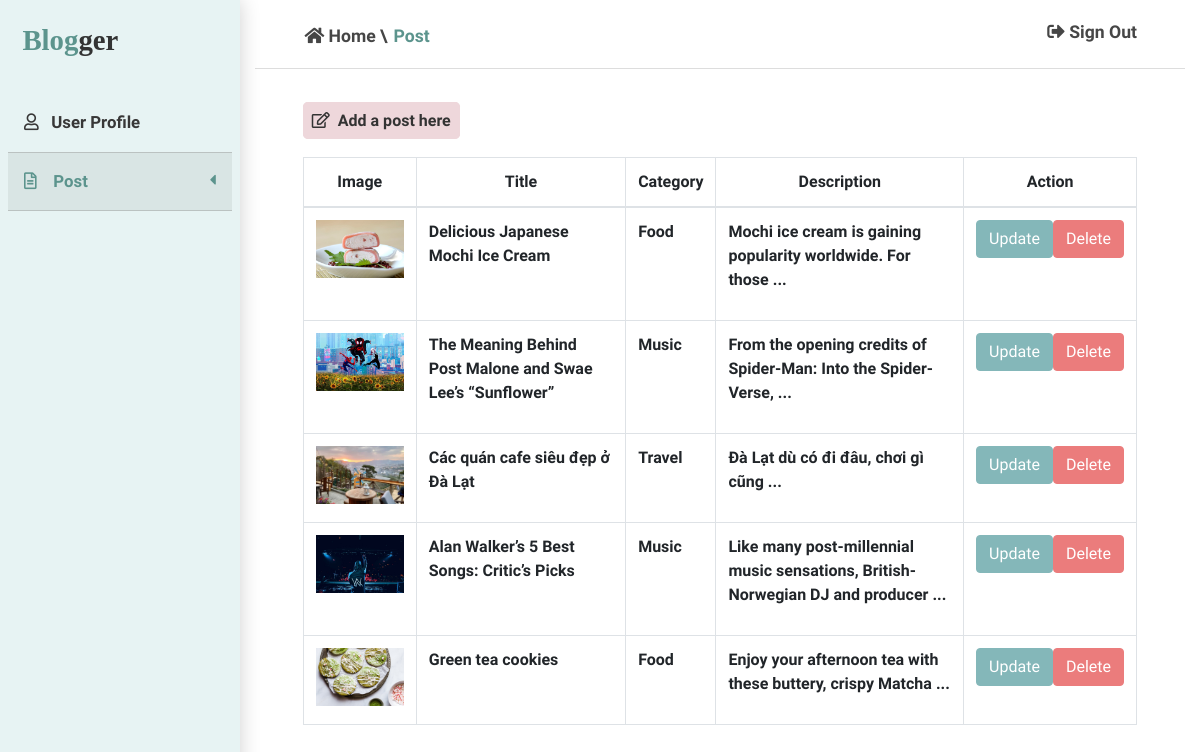
The page /post/customize/ (signed in) on the database its author committed.
### blog/models.py (models this page shows, shortened)
class Post(models.Model):
    author = models.ForeignKey(User, on_delete=models.CASCADE)
    title = models.CharField(max_length=100)
    description = models.TextField(default="This is a post description")
    coverImage = models.ImageField(default="default_post.jpg", upload_to="posts/")
    content = models.TextField()
    category = models.ForeignKey(Category, on_delete=models.SET_NULL, null=True)
    dateCreated = models.DateTimeField(auto_now_add=True, null=True, blank=True)
    @property
    def briefDescription(self):
        words = self.description.split(" ")
        if len(words) < 10:
            return self.description
        newWords = " ".join([word for index, word in enumerate(words) if index < 9])
        return f"{newWords} ..."
    class Meta:
        ordering = ["-dateCreated"]

class Category(models.Model):
    name = models.CharField(max_length=100)

### blog/views.py (the view)
# urls.py: path("post/customize/", views.postCustomize, name="postCustomize"),
@login_required(login_url="login")
def postCustomize(request):
    posts = Post.objects.filter(author=request.user)
    context = {"posts": posts}
    return render(request, "postCustom.html", context)

### blog/templates/postCustom.html (shortened to what this page needs)
{% load static %}
<!DOCTYPE html>
<html lang="en">
<head>
    <link rel="stylesheet" href="https://cdn.jsdelivr.net/npm/bootstrap@4.6.0/dist/css/bootstrap.min.css">
    <link rel="stylesheet" href="https://cdnjs.cloudflare.com/ajax/libs/font-awesome/5.15.3/css/all.min.css">
    <link rel="stylesheet" href="{% static './css/customize.css' %}">
</head>
<body>
    <div class="container-fluid">
        {% include "components/customizeSidebar.html" %}
        <div class="myMain">
            <div class="banner">
                <span class="ml-5">
                    <a title="other_path" href="{% url 'bloggerHome' request.user.email %}"><i class="fas fa-home"></i> Home </a>\
                    <a  title="current_path" href="{% url 'postCustomize' %}">Post</a>
                </span>
                <span class="mr-5">
                    <a href="{% url 'logout' %}"><i class="fas fa-sign-out-alt"></i> Sign Out</a>
                </span>
            </div>
            <div class="row posts">
                <div class="col">
                    <a href="{% url 'postCreate' %}"><i class="far fa-edit"></i>&nbsp Add a post here</a>
                </div>
            </div>
            <div class="row pl-5 pr-5 pt-4" title="postPage">
                <div class="col">
                    <table class="table table-bordered" title="postPage">
                        <thead class="text-center">
                            <tr>
                                <th scope="col">Image</th>
                                <th scope="col">Title</th>
                                <th scope="col">Category</th>
                                <th scope="col" >Description</th>
                                <th scope="col">Action</th>
                            </tr>
                        </thead>
                        <tbody>
                            {% for post in posts %}
                            <tr>
                                <td>
                                    <img src="{{ post.coverImage.url }}" alt="">
                                </td>
                                <td>
                                    <p>{{ post.title }}</p>
                                </td>
                                <td>
                                    <p>{{ post.category.name }}</p>
                                </td>
                                <td>
                                    <p>
                                        {{ post.briefDescription }}
                                    </p>
                                </td>
                                <td>
                                    <div class="action">
                                        <button type="submit" class="btn" name="update"><a href="{% url 'postEdit' post.id %}">Update</a></button>
                                        <button type="submit" class="btn" name="delete"><a class="delete" href="{% url 'postDelete' post.id %}">Delete</a></button>
                                    </div>
                                </td>
                            </tr>
                            {% endfor %}
                        </tbody>
                    </table>
                </div>
            </div>
        </div>
    </div>
</body>
</html>

### static/css/customize.css (style rules this page uses)
:root { --black:#333333; --light-back: #464646; --grey:#bbbaba; --light-green: #93c0bb; --dark-green: #5c948d; }
body { background-color: white; font-family: "Quicksand", sans-serif; font-weight: 600; }
.container-fluid { padding-left: 0; }
.myMain { display: inline; width: 78.5%; float: right; }
.myMain .banner { height: 4.3rem; border-bottom: .09rem #dddddd solid; }
.myMain .banner span.mr-5 { float: right; color: var(--light-back); margin-top: 2%; }
.myMain .banner span.mr-5 a { margin-left: .8rem; text-decoration: none; font-size: 1.1rem; color: var(--light-back); }
.myMain .banner span.ml-5 { float: left; color: var(--light-back); margin-top: 2.5%; font-size: 1.1rem; }
.myMain .banner span.ml-5 a { margin-left: .1rem; text-decoration: none; color: var(--light-back); }
.myMain .banner span.ml-5 a[title="current_path"] { color: var(--dark-green); }
.myMain .banner span.ml-5 a[title="other_path"] { color: var(--light-back); }
div table[title="postPage"] td div.action { width: 100%; display: flex; align-items: center; justify-content: space-evenly; }
div table[title="postPage"] td button[name="update"] { background-color: #84b7b9; border: .1rem solid #84b7b9; color: white; }
div table[title="postPage"] td button[name="delete"] a, div table[title="postPage"] td button[name="update"] a { text-decoration: none; color: white; }
div table[title="postPage"] td button[name="delete"] { background-color: #eb7c7c; border: .1rem solid #eb7c7c; color: white; }
div table[title="postPage"] td img { width: 5.5rem; object-fit: cover; aspect-ratio: 3 / 2; }
div.posts { padding-left: 3rem; padding-top: 2.5rem; }
div.posts a { text-decoration: none; color: var(--black); border: #eed7db solid .1rem; padding: .5rem; background-color: #eed7db; border-radius: .3rem; }

### rows shown on the page
Post: coverImage (picture), title "Delicious Japanese Mochi Ice Cream", category.name "Food", briefDescription "Mochi ice cream is gaining popularity worldwide. For those ..."
Post: coverImage (picture), title "The Meaning Behind Post Malone and Swae Lee’s “Sunflower”", category.name "Music", briefDescription "From the opening credits of Spider-Man: Into the Spider-Verse, ..."
Post: coverImage (picture), title "Các quán cafe siêu đẹp ở Đà Lạt", category.name "Travel", briefDescription "Đà Lạt dù có đi đâu, chơi gì cũng ..."
Post: coverImage (picture), title "Alan Walker’s 5 Best Songs: Critic’s Picks", category.name "Music", briefDescription "Like many post-millennial music sensations, British-Norwegian DJ and producer ..."
Post: coverImage (picture), title "Green tea cookies", category.name "Food", briefDescription "Enjoy your afternoon tea with these buttery, crispy Matcha ..."
